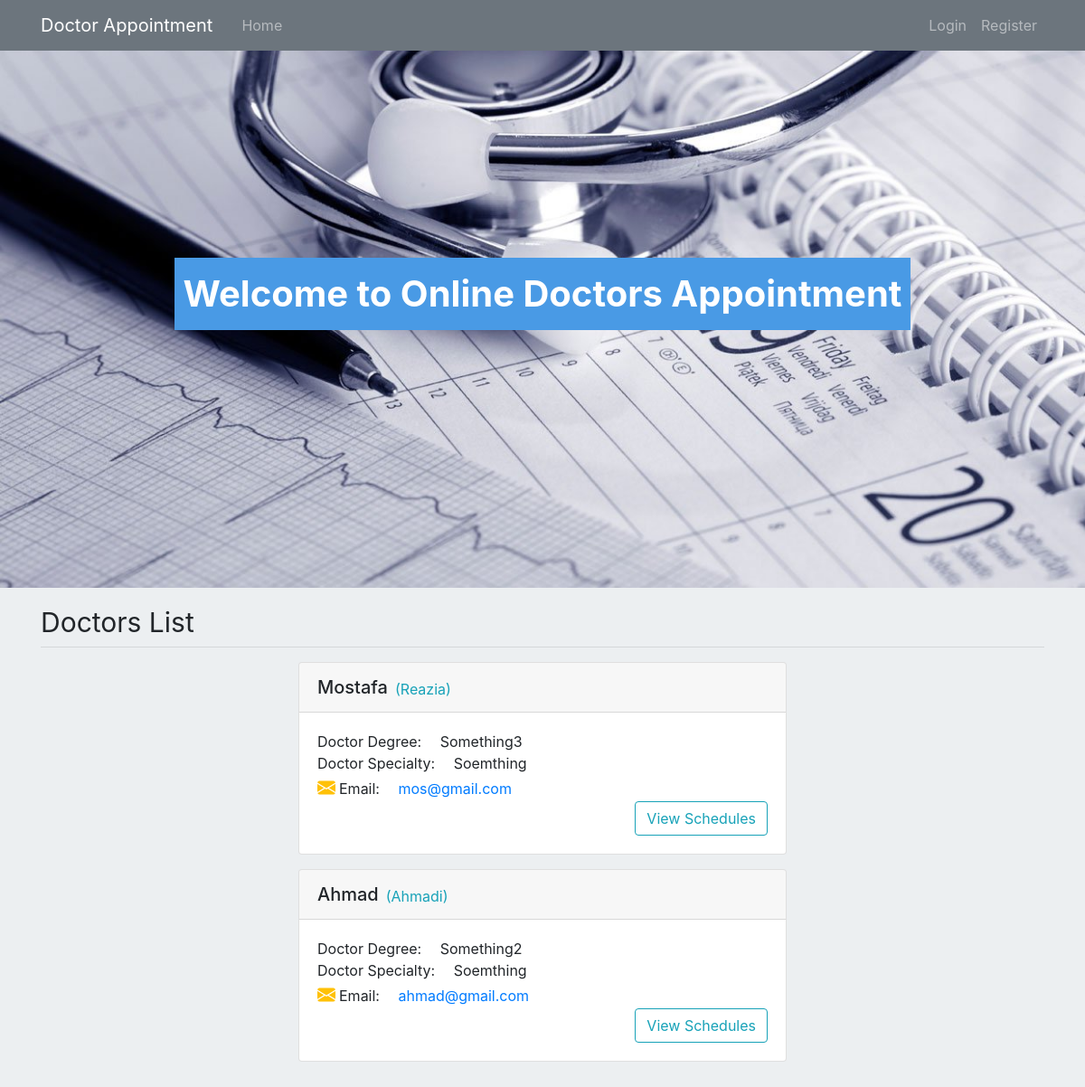
The page /home on the database its author committed.
### appointment/Models/DoctorInfoModel.py (models this page shows, shortened)
class DoctorInfo(db.Model):
    __tablename__='DoctorInfo'
    id = db.Column(db.Integer, primary_key=True)
    user_id = db.Column(db.Integer, db.ForeignKey('user.id', ondelete='CASCADE'))
    degree = db.Column(db.String(40), nullable=False)
    specialty = db.Column(db.String(50), nullable=False)
    valid = db.Column(db.Boolean, default=False)

### appointment/Models/UserModel.py (models this page shows, shortened)
class User(db.Model, UserMixin):
    id = db.Column(db.Integer, primary_key=True)
    username = db.Column(db.String(30), nullable=False, unique=True)
    name = db.Column(db.String(30), nullable=False)
    lastname = db.Column(db.String(30), nullable=False)
    email = db.Column(db.String(40), unique=True, nullable=False)
    address = db.Column(db.Text , nullable=False)
    phone = db.Column(db.String(20), unique=True, nullable=False)
    date_of_birth = db.Column(db.Date(), default = datetime.now().date())
    role = db.Column(db.Integer, nullable=False, default=3)
    gender = db.Column(db.Boolean, default=True, nullable=False)
    password = db.Column(db.String(60), nullable=False)
    doctorinfo = db.relationship('DoctorInfo', backref='User', cascade="all, delete", uselist=False, lazy=True)
    schedule = db.relationship('Schedule', backref='User', lazy=True)
    appointment = db.relationship('Appointment', backref='User', lazy=True)

### appointment/routes.py (the view)
@app.route("/")
@app.route("/home")
def home():
    return render_template("home.html", doctors=get_all_confirmed_doctors())

### appointment/queries.py (called while the page is built)
def get_all_confirmed_doctors():
    return db.session.query(User.id, User.name, User.lastname, User.email, DoctorInfo.degree, DoctorInfo.specialty)\
          .join(User, User.id == DoctorInfo.user_id).join(Schedule, Schedule.doctor_id == User.id).filter(DoctorInfo.valid == True).all()

### appointment/templates/home.html
{% extends "layout/layout.html" %}
{% block header %}
{% include "layout/home_header.html" %}
{% endblock %}
{% block content %}
<div class="d-flex justify-content-center align-items-center" id="main">
    <div class="section">
        <span>
            Welcome to Online Doctors Appointment
        </span>
    </div>
</div>
<div class="container mt-3 mb-3">
    <span class="" style="font-size: 30px;">Doctors List</span>
    <hr class="mt-1">
    <div class="row">
        {% for doctor in doctors %}
        <div class="col-md-6 offset-md-3 mb-3">
            <div class="card">
                <div class="card-header d-flex justify-content-start align-items-center">
                    <h5 class="modal-title text-capitalize">{{ doctor.name}}</h5>
                    <span class="pl-2 pt-1 text-info text-capitalize">({{ doctor.lastname }})</span>
                </div>
                <div class="card-body">
                    <div class="modal-body p-0">
                        <span class="text-capitalize">Doctor Degree: <span class="pl-3">{{ doctor.degree }}</span></span>
                        <br>
                        <span class="text-capitalize">Doctor specialty: <span class="pl-3">{{ doctor.specialty }}</span></span>
                        <br>
                        <span class=""><span class="pr-3"><i class="bi bi-envelope-fill text-warning title pr-1"></i>Email:</span> <a href="{{ doctor.email }}">{{doctor.email}}</a></span>
                        <div class="col-12 p-0 d-flex justify-content-end">
                            <a class="btn btn-outline-info" href="{{url_for('viewSchedule', id = doctor.id)}}"> View Schedules </a>
                        </div>
                    </div>
                </div>
              </div>
        </div>
        {% endfor %}
    </div>
</div>
{% endblock %}

### appointment/static/style.css (style rules this page uses)
#main { background-image: url("./images/mildred-doctor-appointment-wait-times-ftr.jpg"); height: 650px; background-repeat: no-repeat; background-size: cover; }
.section { font-size: 2.5rem; font-weight: bold; padding: 10px; background-color: #499ae5; color: white; }
.title { color:white; font-size: 20px; }
.p-0 { padding: 0 !important; }
.body-bg { background-color: #eceff1; }

### rows shown on the page
DoctorInfo: name "Mostafa", lastname "Reazia", degree "Something3", specialty "Soemthing", email "mos@gmail.com"
DoctorInfo: name "Ahmad", lastname "Ahmadi", degree "Something2", specialty "Soemthing", email "ahmad@gmail.com"
